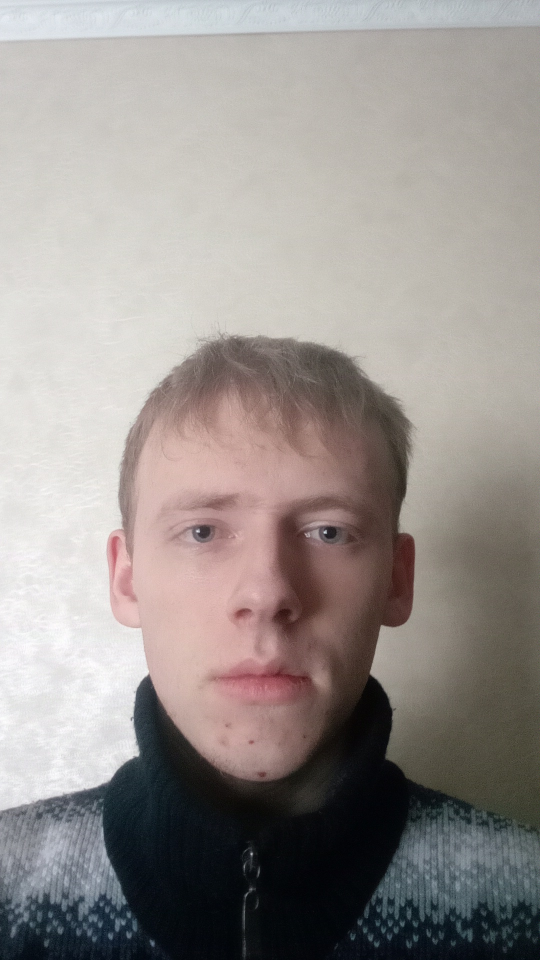
#> input picture assets/test/1/20.jpg, 1080 x 1920 px, found by its file name (shown at 1/2 size)
$ jupyter execute --allow-errors Klasifikasi_Akhir.ipynb
#> lines starting #> are read from the running program, lines starting #| are printed output that depends on the picture
[cell 1]
import numpy as np
import cv2 as cv
from skimage.feature import canny
from skimage.feature import local_binary_pattern, hog
from sklearn.utils import shuffle
from sklearn.model_selection import train_test_split
from sklearn.preprocessing import StandardScaler
from sklearn.model_selection import train_test_split, cross_val_score, GridSearchCV
from sklearn.svm import SVC
from sklearn.metrics import confusion_matrix

import joblib

[cell 2]
# [27 lines left out: function face_recognition, not called in this run]

[cell 3]
# [39 lines left out: function preprocess_image, not called in this run]

[cell 4]
import cv2
import numpy as np
import matplotlib.pyplot as plt

# Fungsi untuk mendeteksi wajah dan memotong gambar
def preprocess_image(image_path, target_size=(200, 200)):
    # Membaca gambar
#> called with image_path = 'assets/test/0/20.jpg', target_size = (200, 200)
    image = cv2.imread(image_path)
#> image is the input picture: shape (1920, 1080, 3); mean B, G, R 142.3, 145.6, 152

    # Mengonversi gambar ke grayscale untuk deteksi wajah
    gray = cv2.cvtColor(image, cv2.COLOR_BGR2GRAY)
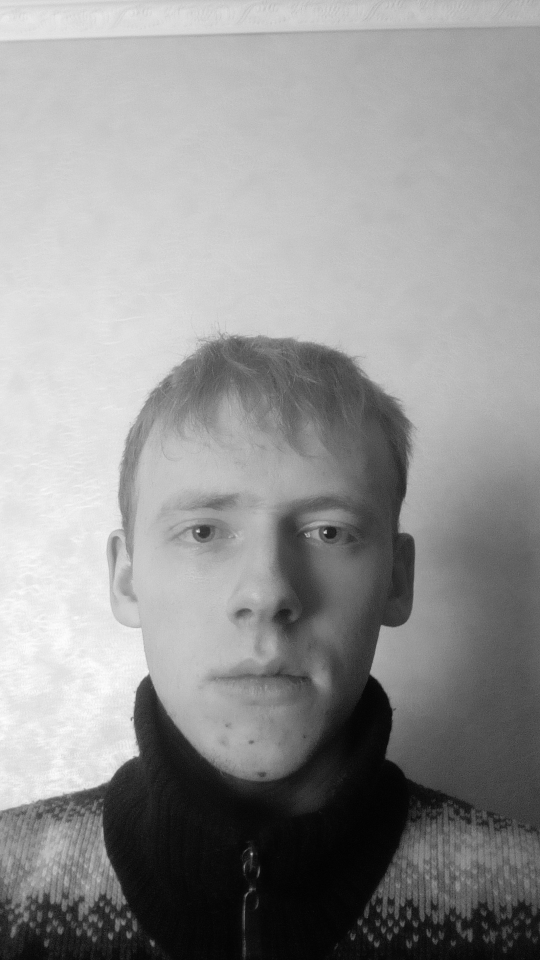
#> gray: shape (1920, 1080) (shown at 1/2 size); min 0, max 255, mean 147.1

    # Memuat classifier deteksi wajah dari OpenCV
    face_cascade = cv.CascadeClassifier('input_output/haarcascade_frontalface_default.xml')

    # Mendeteksi wajah di gambar
    faces = face_cascade.detectMultiScale(gray, scaleFactor=1.1, minNeighbors=5, minSize=(30, 30))
#> faces = [[209, 815, 633, 633]]

    if len(faces) == 0:
        print("Tidak ada wajah yang terdeteksi!")
        return None  # Kembalikan None jika tidak ada wajah yang terdeteksi

    # Mengambil wajah pertama yang terdeteksi
    (x, y, w, h) = faces[0]
#> x = 209; y = 815; w = 633; h = 633

    # Memotong gambar untuk hanya mengambil wajah
    face_image = image[y:y+h, x:x+w]
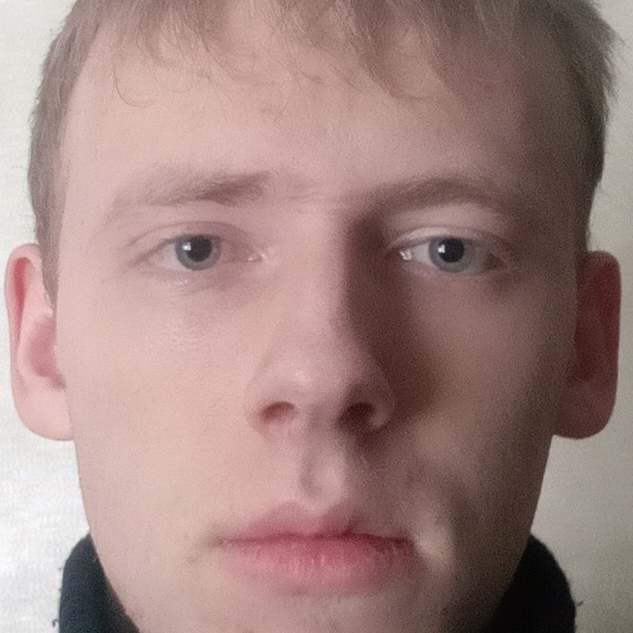
#> face_image: shape (633, 633, 3); mean B, G, R 127.5, 132.3, 159.8

    # Meresize gambar ke ukuran target
    face_image_resized = cv2.resize(face_image, target_size)

    return face_image_resized

# Path gambar yang ingin diproses
image_path = 'assets/test/0/20.jpg'

# Proses gambar
preprocessed_image = preprocess_image(image_path, target_size=(200, 200))

# Jika gambar berhasil diproses, tampilkan hasilnya
if preprocessed_image is not None:
    plt.imshow(cv2.cvtColor(preprocessed_image, cv2.COLOR_BGR2RGB))  # Convert BGR to RGB for display
    plt.axis('off')  # Menyembunyikan axis
    plt.show()
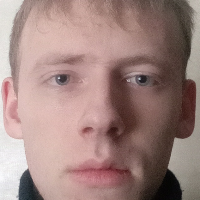
#> shown: shape (200, 200, 3); mean R, G, B 159.7, 132.1, 127.4
#> (reads model/xgb_model_acc_0.68.pkl from the repository)
else:
    print("Gagal memproses gambar!")
